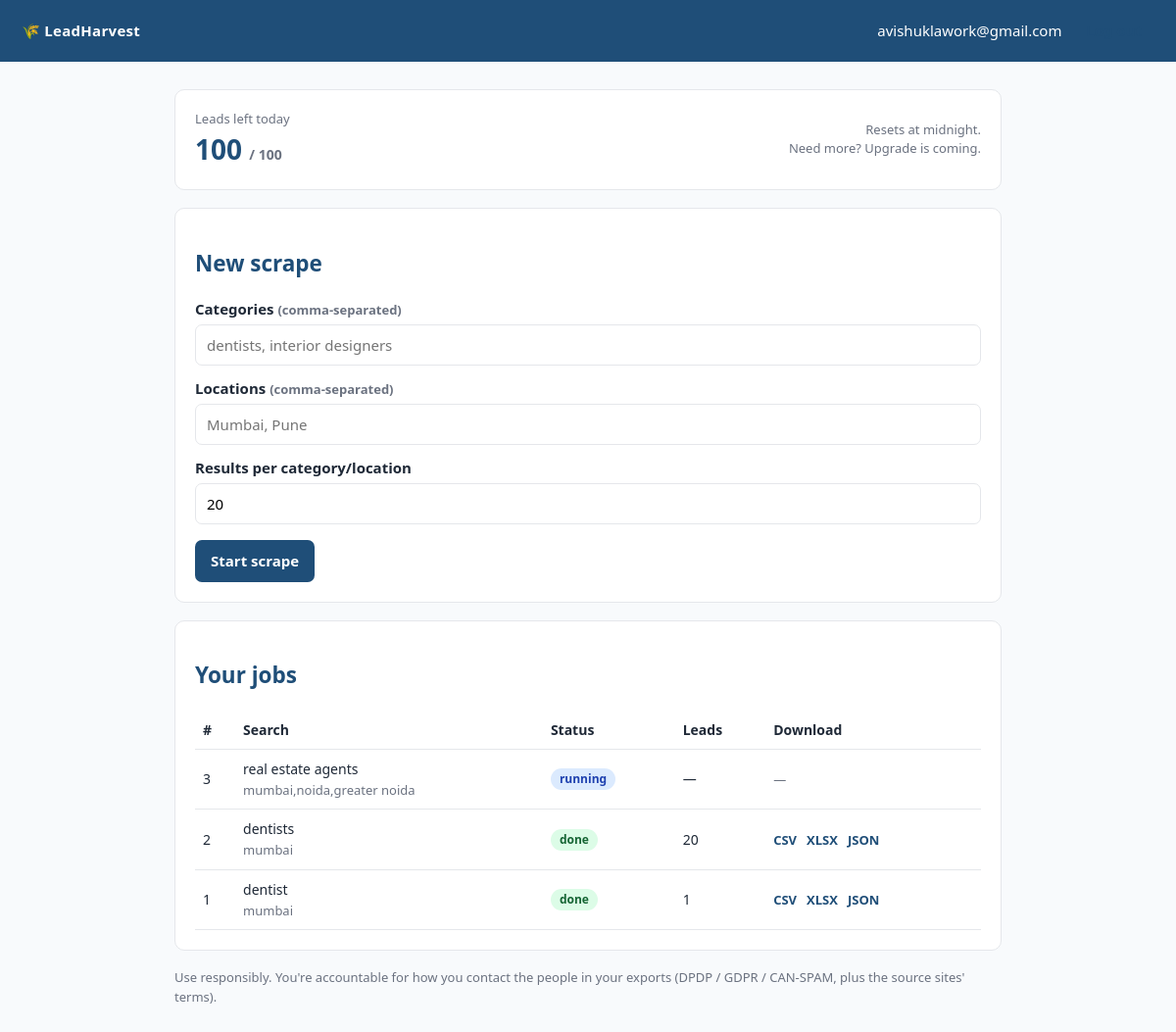
The page / (signed in) on the database its author committed.
### webapp/models.py (models this page shows, shortened)
class User(Base):
    __tablename__ = "users"
    id: Mapped[int] = mapped_column(primary_key=True)
    email: Mapped[str] = mapped_column(String(255), unique=True, index=True)
    password_hash: Mapped[str] = mapped_column(String(255))
    api_token: Mapped[str] = mapped_column(String(64), unique=True, index=True,
                                           default=_new_token)
    daily_quota: Mapped[int] = mapped_column(Integer, default=DEFAULT_DAILY_QUOTA)
    quota_used: Mapped[int] = mapped_column(Integer, default=0)
    quota_date: Mapped[date] = mapped_column(Date, default=date.today)
    created_at: Mapped[datetime] = mapped_column(DateTime, default=datetime.utcnow)
    jobs: Mapped[list["ScrapeJob"]] = relationship(back_populates="user")

class ScrapeJob(Base):
    __tablename__ = "jobs"
    id: Mapped[int] = mapped_column(primary_key=True)
    user_id: Mapped[int] = mapped_column(ForeignKey("users.id"), index=True)
    categories: Mapped[str] = mapped_column(Text)
    locations: Mapped[str] = mapped_column(Text)
    limit_per_query: Mapped[int] = mapped_column(Integer, default=20)
    max_leads: Mapped[int] = mapped_column(Integer, default=DEFAULT_DAILY_QUOTA)
    status: Mapped[str] = mapped_column(String(20), default="queued", index=True)
    phase: Mapped[str] = mapped_column(String(20), default="")  # maps | emails
    progress_done: Mapped[int] = mapped_column(Integer, default=0)
    progress_total: Mapped[int] = mapped_column(Integer, default=0)
    result_count: Mapped[int] = mapped_column(Integer, default=0)
    email_count: Mapped[int] = mapped_column(Integer, default=0)
    error: Mapped[str] = mapped_column(Text, default="")
    created_at: Mapped[datetime] = mapped_column(DateTime, default=datetime.utcnow)
    finished_at: Mapped[datetime | None] = mapped_column(DateTime, nullable=True)
    user: Mapped["User"] = relationship(back_populates="jobs")

### webapp/main.py (the view)
@app.get("/", response_class=HTMLResponse)
def dashboard(request: Request, db: Session = Depends(get_db)):
    user = current_user(request, db)
    if not user:
        return RedirectResponse("/login", status_code=303)
    jobs = (db.query(models.ScrapeJob)
              .filter_by(user_id=user.id)
              .order_by(models.ScrapeJob.id.desc())
              .limit(50).all())
    return templates.TemplateResponse("dashboard.html", {
        "request": request, "user": user, "jobs": jobs,
        "remaining": user.remaining_quota(), "formats": exporters.available_formats(),
        "error": request.query_params.get("error"),
    })

### webapp/templates/dashboard.html (shortened to what this page needs)
{% extends "base.html" %}
{% block nav %}
  <span>{{ user.email }} &nbsp;
    <form method="post" action="/logout" style="display:inline">
      <button class="ghost" style="padding:5px 12px" type="submit">Log out</button>
    </form>
  </span>
{% endblock %}
{% block content %}
  <div class="card">
    <div style="display:flex;justify-content:space-between;align-items:center">
      <div>
        <div class="muted">Leads left today</div>
        <div class="quota">{{ remaining }} <span class="muted" style="font-size:14px">/ {{ user.daily_quota }}</span></div>
      </div>
      <div class="muted" style="text-align:right">Resets at midnight.<br>Need more? Upgrade is coming.</div>
    </div>
  </div>
  <div class="card">
    <h2>New scrape</h2>
    <form method="post" action="/jobs">
      <label for="categories">Categories <span class="muted">(comma-separated)</span></label>
      <input id="categories" type="text" name="categories" placeholder="dentists, interior designers" required>
      <label for="locations">Locations <span class="muted">(comma-separated)</span></label>
      <input id="locations" type="text" name="locations" placeholder="Mumbai, Pune" required>
      <label for="limit_per_query">Results per category/location</label>
      <input id="limit_per_query" type="number" name="limit_per_query" value="20" min="1" max="50">
      <div style="margin-top:16px">
        <button type="submit" {% if remaining <= 0 %}disabled{% endif %}>
          {% if remaining <= 0 %}Daily limit reached{% else %}Start scrape{% endif %}
        </button>
      </div>
    </form>
  </div>
  <div class="card">
    <h2>Your jobs</h2>
    {% if not jobs %}
      <p class="muted">No jobs yet. Start one above.</p>
    {% else %}
    <table>
      <thead><tr><th>#</th><th>Search</th><th>Status</th><th>Leads</th><th>Download</th></tr></thead>
      <tbody>
      {% for j in jobs %}
        <tr data-job="{{ j.id }}" data-status="{{ j.status }}">
          <td>{{ j.id }}</td>
          <td>{{ j.categories }}<br><span class="muted">{{ j.locations }}</span></td>
          <td class="js-status"><span class="pill {{ j.status }}">{{ j.status }}</span>
              </td>
          <td class="js-count">{{ j.result_count if j.status == 'done' else '—' }}</td>
          <td class="js-dl dl">
            {% if j.status == 'done' %}
              {% for f in formats %}<a href="/jobs/{{ j.id }}/download?format={{ f }}">{{ f|upper }}</a>{% endfor %}
            {% else %}<span class="muted">—</span>{% endif %}
          </td>
        </tr>
      {% endfor %}
      </tbody>
    </table>
    {% endif %}
  </div>
  <p class="muted">Use responsibly. You're accountable for how you contact the people in your exports
     (DPDP / GDPR / CAN-SPAM, plus the source sites' terms).</p>
{% endblock %}

### webapp/templates/base.html (shortened to what this page needs)
<!doctype html>
<html lang="en">
<head>
</head>
<body>
  <header>
    <a class="brand" href="/">🌾 LeadHarvest</a>
    {% block nav %}{% endblock %}
  </header>
  <main>{% block content %}{% endblock %}</main>
</body>
</html>

### webapp/templates/base.html (style rules this page uses)
:root { --ink:#1f2937; --line:#e5e7eb; --brand:#1f4e78; --bg:#f8fafc; }
* { box-sizing: border-box; }
body { margin:0; font:15px/1.5 system-ui,-apple-system,Segoe UI,Roboto,sans-serif; color:var(--ink); background:var(--bg); }
header { background:var(--brand); color:#fff; padding:14px 22px; display:flex; align-items:center; justify-content:space-between; }
header a { color:#fff; text-decoration:none; }
header .brand { font-weight:700; letter-spacing:.3px; }
main { max-width:880px; margin:28px auto; padding:0 18px; }
.card { background:#fff; border:1px solid var(--line); border-radius:10px; padding:20px; margin-bottom:18px; }
h1,h2 { color:var(--brand); }
label { display:block; font-weight:600; margin:12px 0 4px; }
input, button { font:inherit; }
input[type=text],input[type=email],input[type=password],input[type=number] { width:100%; padding:9px 11px; border:1px solid var(--line); border-radius:7px; }
button { background:var(--brand); color:#fff; border:0; border-radius:7px; padding:10px 16px; cursor:pointer; font-weight:600; }
button.ghost { background:transparent; color:var(--brand); border:1px solid var(--brand); }
table { width:100%; border-collapse:collapse; }
th,td { text-align:left; padding:9px 8px; border-bottom:1px solid var(--line); font-size:14px; }
.pill { display:inline-block; padding:2px 9px; border-radius:999px; font-size:12px; font-weight:600; }
.running { background:#dbeafe;color:#1e40af }
.done { background:#dcfce7;color:#166534 }
.muted { color:#6b7280;font-size:13px }
.quota { font-size:28px;font-weight:700;color:var(--brand) }
.dl a { color:var(--brand);text-decoration:none;margin-right:10px;font-weight:600;font-size:13px }

### rows shown on the page
User: email "avishuklawork@gmail.com", daily_quota "100"
ScrapeJob: id "3", categories "real estate agents", locations "mumbai,noida,greater noida", status "running", status "—"
ScrapeJob: id "2", categories "dentists", locations "mumbai", status "done", status+result_count "20", formats "CSV" "XLSX" "JSON"
ScrapeJob: id "1", categories "dentist", locations "mumbai", status "done", status+result_count "1", formats "CSV" "XLSX" "JSON"

### other values the page prints
{{ remaining }} "100"
